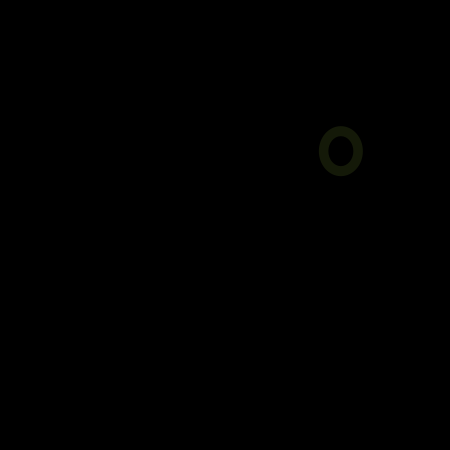
Frame 1 (no input)
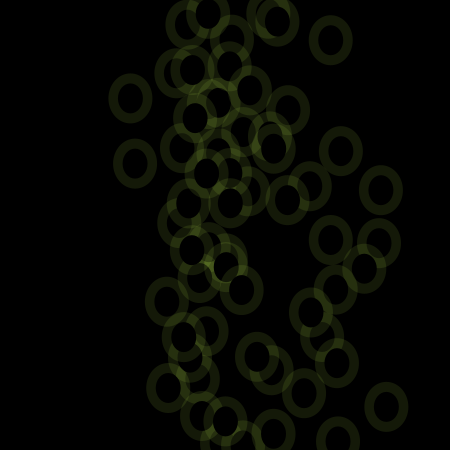
Frame 60 (the mouse pressed at the canvas centre just before this capture)
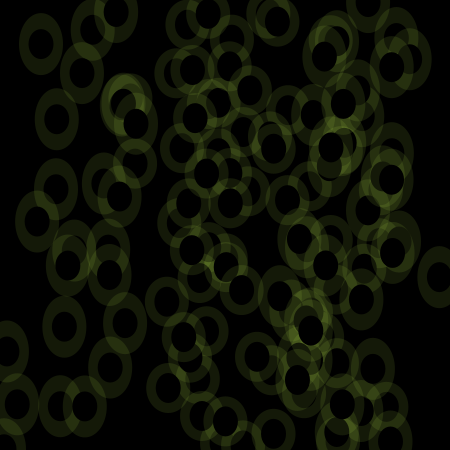
Frame 120 (the mouse held since frame 60 and released just before this capture)

The Processing sketch that drew these frames (run headless with seeded random() and noise(); from frame 60 on, the mouse is pressed at the canvas centre):

// Processing sketch: processing_3497
// ── processing_3497.pde

Pincel p; 
 
 
void setup(){ 
  size(450, 450); 
  background(0);  
  smooth(); 
  p = new Pincel(); 
} 
 
 
void draw(){ 
  p.dibuja(); 
} 
 
 
class Pincel{ 
  float x, y; 
  float diam; 
  float diam2; 
  color col; 
 
  Pincel(){ 
    x = random(width); 
    y = random(width); 
    diam = 22; 
    diam2= 25; 
    col = color(200,607,79,25); 
  } 
 
  void dibuja(){ 
    calc(); 
    fill(col); 
    noStroke(); 
    ellipse(x,y, diam*2, diam2*2);  
    fill(0);
    ellipse(x,y,25,30)

    ; 
  } 
 
  void calc(){ 
    x += random(-50, 55); 
    y += random(20, 80); 
    
     
    x = x % height; 
    y = y % height; 
    
     
    if (x < 0) x = 4; 
    if (y < 0) y = -3; 
     
  } 
} 
 
 
void mousePressed(){  
 p.diam2 +=6; 
} 
